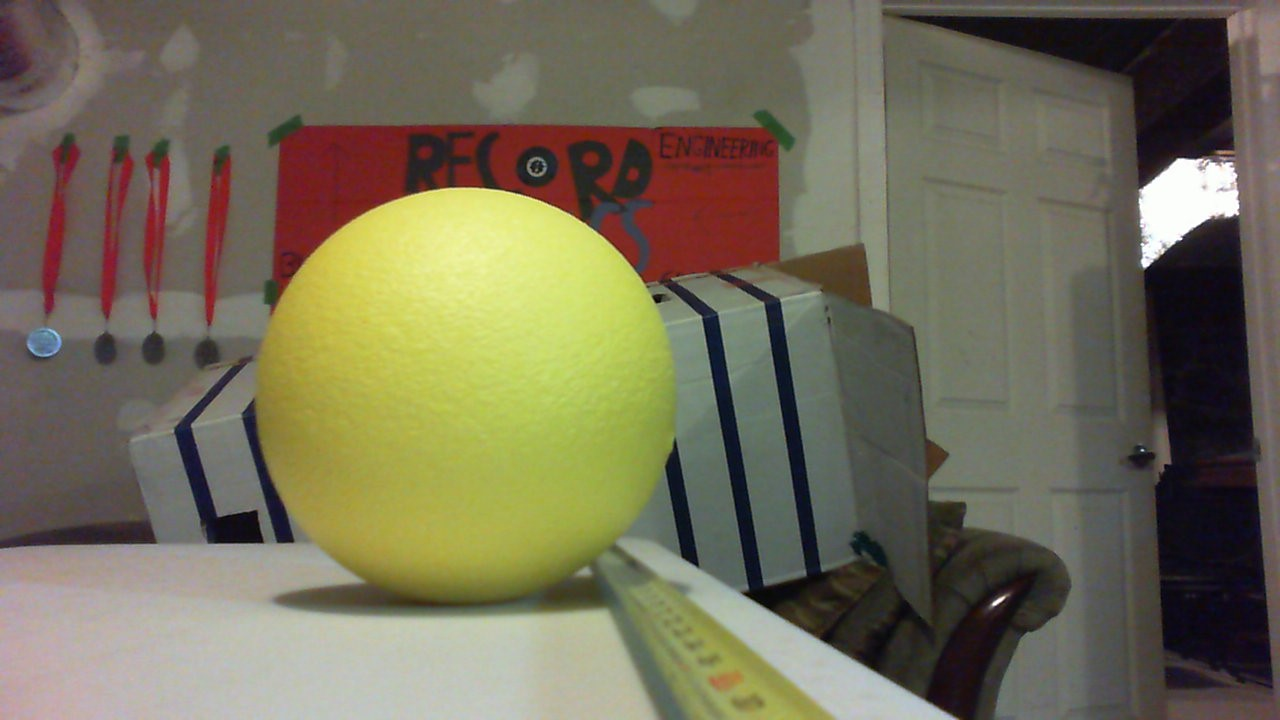
#> input picture OtherImgs/Ball_2ft.jpg, 1280 x 720 px, found by its file name
$ python Distance_Prototype.py
#> lines starting #> are read from the running program, lines starting #| are printed output that depends on the picture; after the words box and inside, x2 and y2 are one past the last pixel; in counts of white or black regions, pixels touching at a corner belong together; long printed decimals are rounded
import cv2 as cv
import numpy as np
import math

#load images
imgs = [
    cv.imread("OtherImgs\Ball_2ft.jpg"),
    cv.imread("OtherImgs\Ball_3ft.jpg"),
    cv.imread("OtherImgs\Ball_4ft.jpg"),
    cv.imread("OtherImgs\Ball_19deg.jpg"),
    cv.imread("2020SampleVisionImages\WPILib Robot Vision Images\BlueGoal-084in-Center.jpg"),
    cv.imread("2020SampleVisionImages\WPILib Robot Vision Images\BlueGoal-156in-Center.jpg"),
    cv.imread("2020SampleVisionImages\WPILib Robot Vision Images\BlueGoal-132in-Center.jpg"),
    cv.imread("2020SampleVisionImages\WPILib Robot Vision Images\BlueGoal-180in-Center.jpg"),
    ]
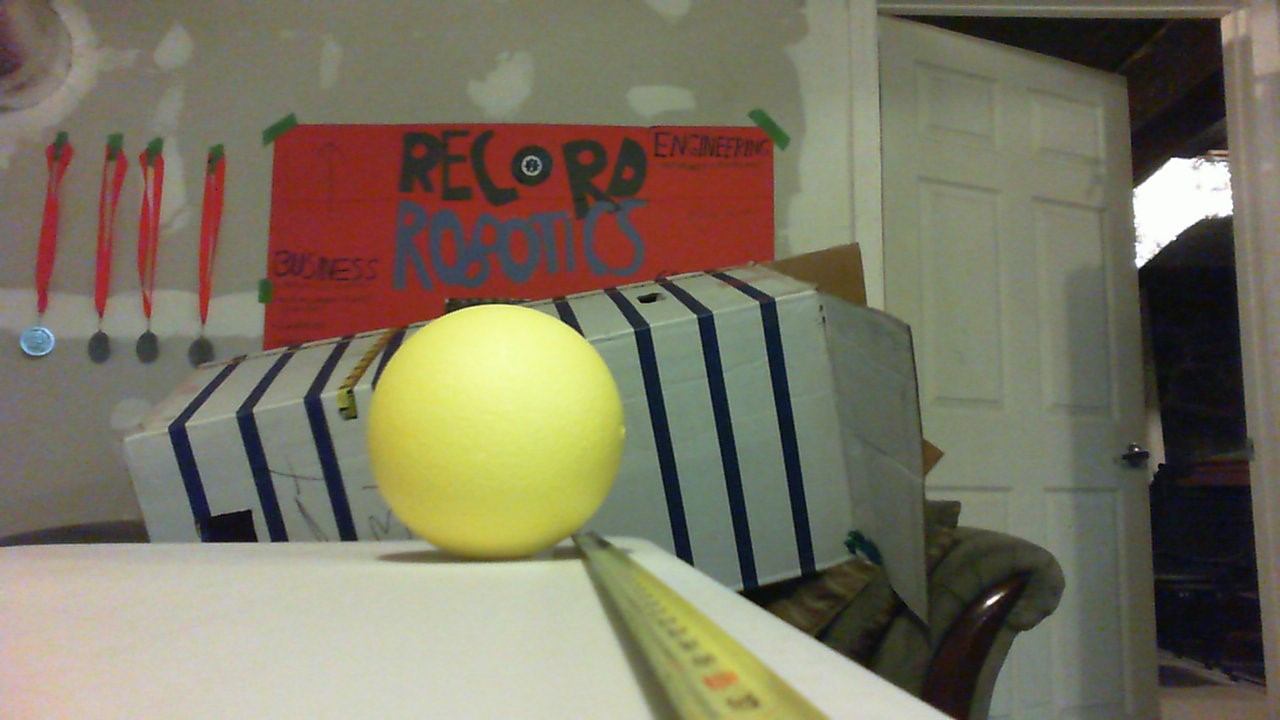
#> input picture OtherImgs/Ball_3ft.jpg, 1280 x 720 px, found by its file name
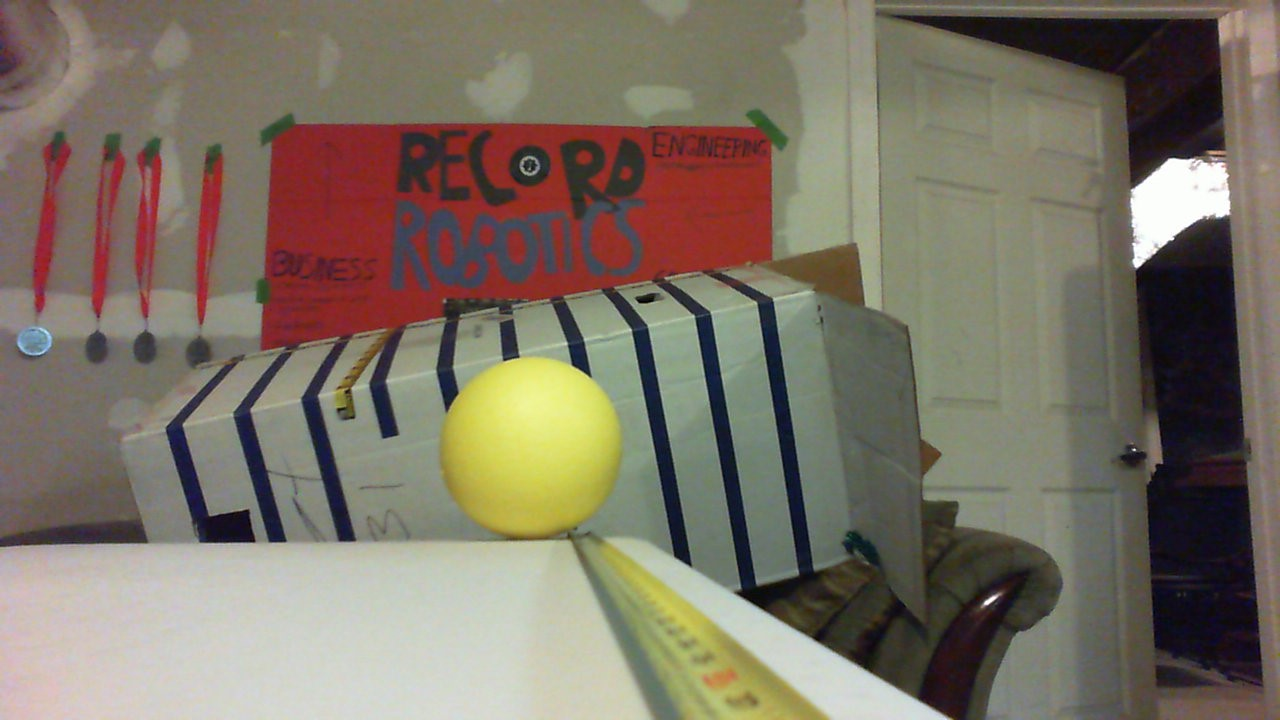
#> input picture OtherImgs/Ball_4ft.jpg, 1280 x 720 px, found by its file name
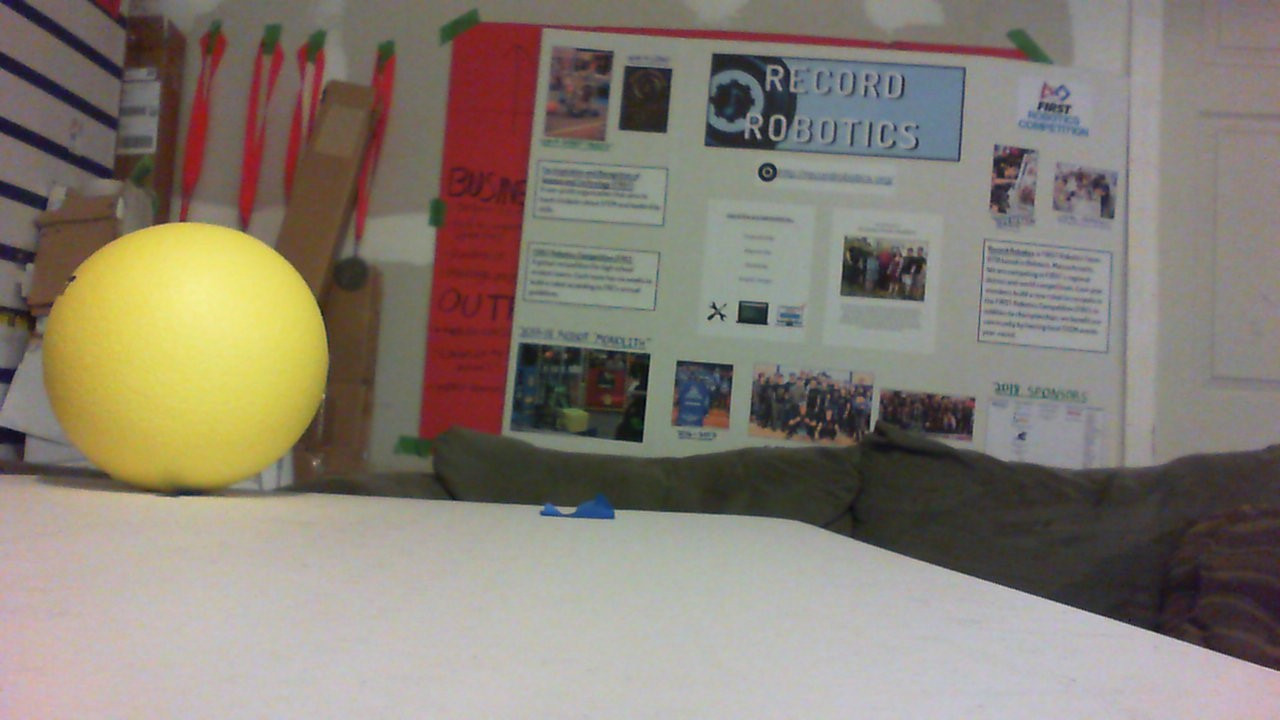
#> input picture OtherImgs/Ball_19deg.jpg, 1280 x 720 px, found by its file name
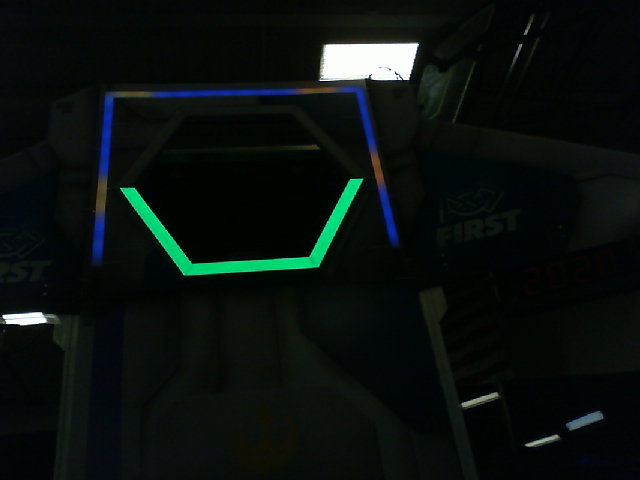
#> input picture 2020SampleVisionImages/WPILib Robot Vision Images/BlueGoal-084in-Center.jpg, 640 x 480 px, found by its file name
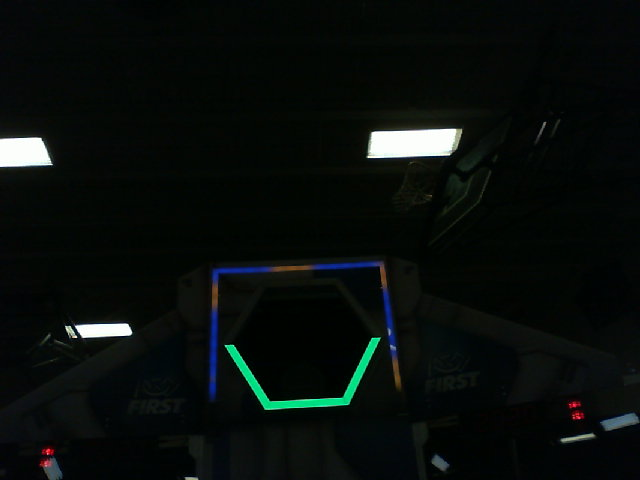
#> input picture 2020SampleVisionImages/WPILib Robot Vision Images/BlueGoal-156in-Center.jpg, 640 x 480 px, found by its file name

focalLength = 0
degpx = 0
diagFOV = 68.5
ballWidth = 7
goalWidth = 39.25

def maskBalls(image):
    image = cv.cvtColor(image, cv.COLOR_BGR2HSV)
    #image = cv.GaussianBlur(image, (5,5), 0)
    #define colors
    upperLimit = np.array([60,255,255])
    lowerLimit = np.array([20,100,100])

    mask = cv.inRange(image.copy(), lowerLimit, upperLimit)

    return mask

def findCircle(image):
    #find circles in the masked image, return a center and a radius
    image = cv.cvtColor(image, cv.COLOR_BGR2GRAY)
    image = cv.medianBlur(image, 19)
    #DO NOT CHANGE VALUES OF CIRCLE TRANSFORM. Param1 = 28, Param2 = 30
    circles = cv.HoughCircles(image, cv.HOUGH_GRADIENT, 1, 100, param1=28, param2=30, minRadius=0, maxRadius=0)
    return circles

def findDistance(width, focal, perWidth):
    return (width * focal) / perWidth

def calibrateBall(image, dist):
    global focalLength
    masked = maskBalls(image)
    masked = cv.bitwise_and(image, image, mask = masked)

    circle = findCircle(masked)
    radius = circle[0][0][2]
    #print(radius)

    focalLength = (radius * 2 * dist)/ballWidth

def setDegPx(image):
    global degpx

    width = image.shape[1]
    height = image.shape[0]
    diag = math.sqrt(width**2 + height**2)
    #print("diag", diag)

    degpx = diagFOV/diag

def findAngle(point, image):
    center = [image.shape[0]/2, image.shape[1]/2]
    #print("center ", center)
    #print("point", point)
    return math.sqrt(abs(center[0] - point[0])**2 + abs(center[1] - point[1])**2) * degpx

def distanceToBall(image):
    masked = maskBalls(image)
    masked = cv.bitwise_and(image, image, mask = masked)

    circle = findCircle(masked)
    radius = circle[0][0][2]
    center = [circle[0][0][1], circle[0][0][0]]

    #draw and display circles as well
    cv.circle(image, (circle[0][0][0], circle[0][0][1]), radius, (0, 255, 0), 3)
    #cv.line(image, image.shape[])

    cv.imshow("circle", image)
    cv.waitKey(0)
    cv.destroyAllWindows()

    #calculate angles and distances
    angle = findAngle(center, image)
    xDist = findDistance(ballWidth, focalLength, 2 * radius)
    distance = xDist / (math.cos(math.radians(angle)))

    return distance, angle

def calibrateGoal(image, distance):
    global focalLength
    masked = maskGoal(image)
    rect = findGoal(masked)

    focalLength = (rect[2] * distance)/goalWidth

def maskGoal(image):
    image = cv.cvtColor(image, cv.COLOR_BGR2HSV)
    upperLimit = np.array([100,255,255])
    lowerLimit = np.array([65,100,100])

    mask = cv.inRange(image.copy(), lowerLimit, upperLimit)

    return mask

def findGoal(mask):
    contours = cv.findContours(cv.Canny(mask.copy(), 30, 200), cv.RETR_EXTERNAL, cv.CHAIN_APPROX_NONE)[1]
    contours = max(contours, key = cv.contourArea)
    rect = cv.boundingRect(contours)

    return rect

def distanceToGoal(image):
    mask = maskGoal(image)
    rect = findGoal(mask)

    distance = findDistance(goalWidth, focalLength, rect[2])
    angle = findAngle((rect[0] + rect[2]/2, rect[1]), mask)
    distance = distance / (math.cos(math.radians(angle)))

    return distance, angle

setDegPx(imgs[1])
calibrateBall(imgs[1], 36)
#> in maskBalls, `image = cv.cvtColor(image, cv.COLOR_BGR2HSV)`: image: shape (720, 1280, 3); mean H, S, V 44.4, 66.1, 127.5
#> in maskBalls, `mask = cv.inRange(image.copy(), lowerLimit, upperLimit)`: mask: shape (720, 1280); 6.3% white; 126 white regions (110 under 20 px), largest, box (x1, y1, x2, y2) and area: (367, 306, 625, 561) 45986, (603, 548, 826, 720) 10389, (656, 670, 688, 691) 304
#> in calibrateBall, image is the input picture: shape (720, 1280, 3); mean B, G, R 97.5, 116.6, 122.9
#> in findCircle, `circles = cv.HoughCircles(image, cv.HOUGH_GRADIENT, 1, 100, param1=28,..`: circles = [[493.5, 433.5, 126.8]]
#> in calibrateBall, `radius = circle[0][0][2]`: radius = 126.8
#> in calibrateBall, `focalLength = (radius * 2 * dist)/ballWidth`: focalLength = 1304.2
#calibrateGoal(imgs[5], 156)

print("ball", distanceToBall(imgs[0]))
#> in maskBalls (call 2), `image = cv.cvtColor(image, cv.COLOR_BGR2HSV)`: image: shape (720, 1280, 3); mean H, S, V 51.5, 70, 119.4
#> in maskBalls (call 2), `mask = cv.inRange(image.copy(), lowerLimit, upperLimit)`: mask: shape (720, 1280); 15.4% white; 47 white regions (29 under 20 px), largest, box (x1, y1, x2, y2) and area: (255, 187, 676, 597) 133852, (666, 604, 832, 720) 7188, (672, 664, 699, 701) 374
#> in distanceToBall, image is the input picture: shape (720, 1280, 3); mean B, G, R 88, 110.2, 115.6
#> in findCircle (call 2), `image = cv.cvtColor(image, cv.COLOR_BGR2GRAY)`:
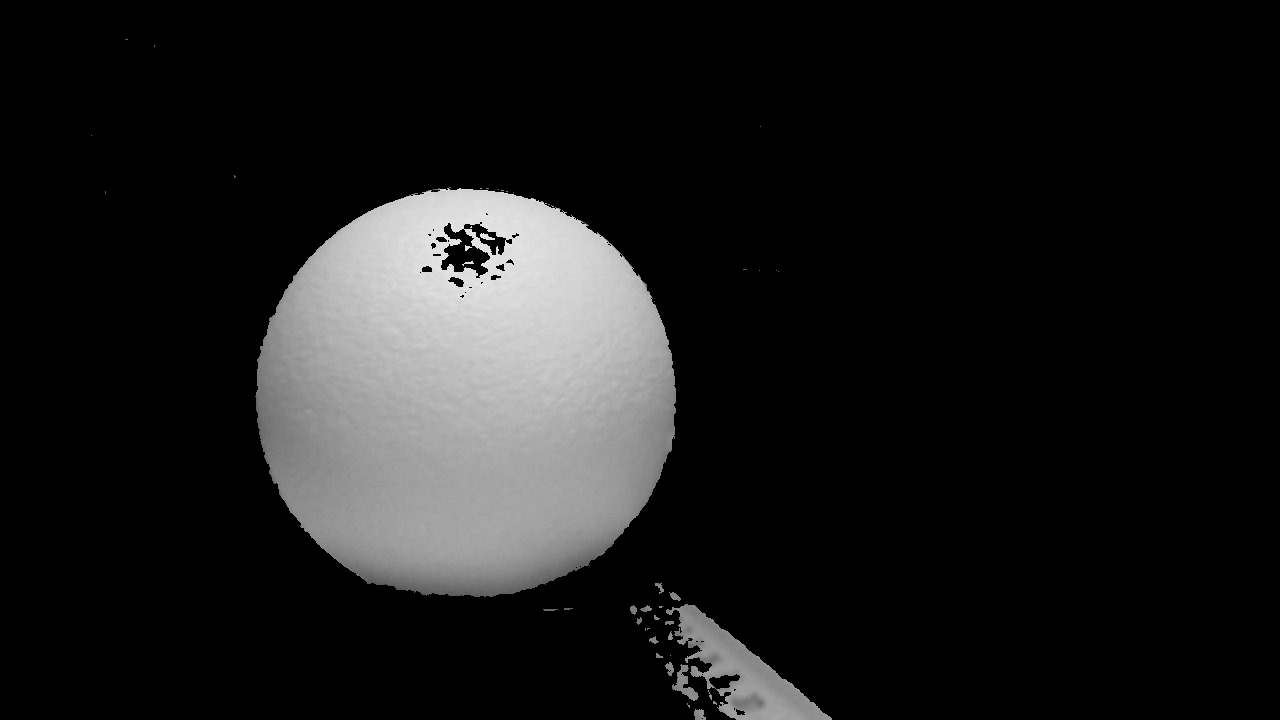
#> image: shape (720, 1280); min 0, max 234, mean 26.4
#> in findCircle (call 2), `circles = cv.HoughCircles(image, cv.HOUGH_GRADIENT, 1, 100, param1=28,..`: circles = [[467.5, 399.5, 210.9]]
#> in distanceToBall, `radius = circle[0][0][2]`: radius = 210.9
#> in distanceToBall, `center = [circle[0][0][1], circle[0][0][0]]`: center = [399.5, 467.5]
#> in distanceToBall, `angle = findAngle(center, image)`: angle = 8.25
#> in distanceToBall, `xDist = findDistance(ballWidth, focalLength, 2 * radius)`: xDist = 21.64
#> in distanceToBall, `distance = xDist / (math.cos(math.radians(angle)))`: distance = 21.87
#| ball (21.871, 8.254)
#print("goal", distanceToGoal(imgs[-1]))
